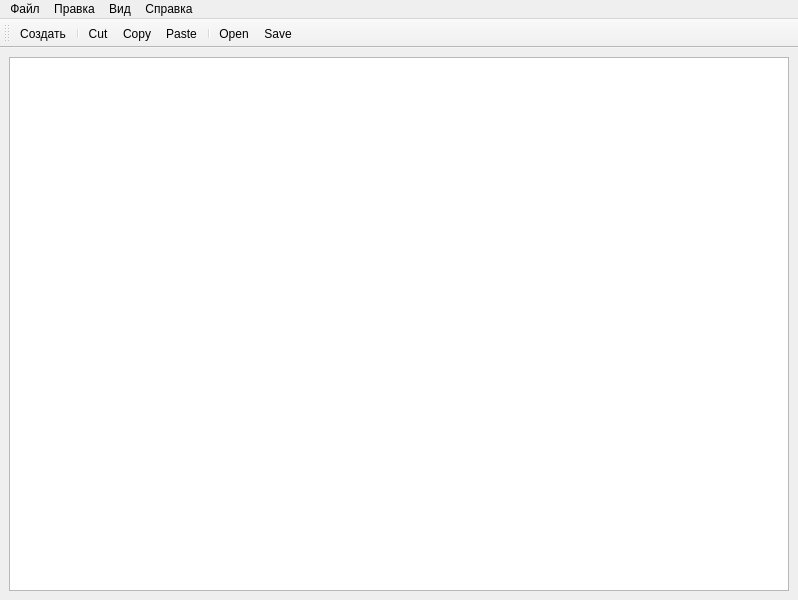
<?xml version="1.0" encoding="UTF-8"?>
<ui version="4.0">
 <class>TextEditor</class>
 <widget class="QMainWindow" name="TextEditor">
  <property name="geometry">
   <rect>
    <x>0</x>
    <y>0</y>
    <width>798</width>
    <height>600</height>
   </rect>
  </property>
  <property name="windowTitle">
   <string>TextEditor</string>
  </property>
  <widget class="QWidget" name="centralwidget">
   <layout class="QHBoxLayout" name="horizontalLayout">
    <item>
     <widget class="QTextEdit" name="textEdit"/>
    </item>
   </layout>
  </widget>
  <widget class="QMenuBar" name="menubar">
   <property name="geometry">
    <rect>
     <x>0</x>
     <y>0</y>
     <width>798</width>
     <height>26</height>
    </rect>
   </property>
   <widget class="QMenu" name="menu">
    <property name="title">
     <string>Файл</string>
    </property>
    <addaction name="actionNew"/>
    <addaction name="separator"/>
    <addaction name="actionClose"/>
    <addaction name="separator"/>
    <addaction name="actionExit"/>
    <addaction name="separator"/>
    <addaction name="actionOpen"/>
    <addaction name="actionSave"/>
    <addaction name="actionSaveAs"/>
   </widget>
   <widget class="QMenu" name="menu_2">
    <property name="title">
     <string>Вид</string>
    </property>
    <addaction name="actionSelectFont"/>
   </widget>
   <widget class="QMenu" name="menu_3">
    <property name="title">
     <string>Справка</string>
    </property>
    <addaction name="actionAbout"/>
    <addaction name="actionAboutQt"/>
   </widget>
   <widget class="QMenu" name="menu_4">
    <property name="title">
     <string>Правка</string>
    </property>
    <addaction name="actionCut"/>
    <addaction name="actionCopy"/>
    <addaction name="actionPaste"/>
    <addaction name="actionUndo"/>
    <addaction name="actionRedo"/>
   </widget>
   <addaction name="menu"/>
   <addaction name="menu_4"/>
   <addaction name="menu_2"/>
   <addaction name="menu_3"/>
  </widget>
  <widget class="QToolBar" name="toolBar">
   <property name="windowTitle">
    <string>toolBar</string>
   </property>
   <attribute name="toolBarArea">
    <enum>TopToolBarArea</enum>
   </attribute>
   <attribute name="toolBarBreak">
    <bool>false</bool>
   </attribute>
   <addaction name="actionNew"/>
   <addaction name="separator"/>
   <addaction name="actionCut"/>
   <addaction name="actionCopy"/>
   <addaction name="actionPaste"/>
   <addaction name="separator"/>
   <addaction name="actionOpen"/>
   <addaction name="actionSave"/>
  </widget>
  <action name="actionNew">
   <property name="icon">
    <iconset resource="texteditor.qrc">
     <normaloff>:/icons/images/new.png</normaloff>:/icons/images/new.png</iconset>
   </property>
   <property name="text">
    <string>Создать</string>
   </property>
   <property name="toolTip">
    <string>Создать новый документ</string>
   </property>
   <property name="shortcut">
    <string>Ctrl+N</string>
   </property>
  </action>
  <action name="actionClose">
   <property name="text">
    <string>Закрыть</string>
   </property>
   <property name="toolTip">
    <string>Закрыть текущее окно</string>
   </property>
   <property name="shortcut">
    <string>Ctrl+W</string>
   </property>
  </action>
  <action name="actionExit">
   <property name="text">
    <string>Выход</string>
   </property>
   <property name="toolTip">
    <string>Закрыть приложение</string>
   </property>
  </action>
  <action name="actionSelectFont">
   <property name="text">
    <string>Select Font</string>
   </property>
   <property name="toolTip">
    <string>Select the display font</string>
   </property>
  </action>
  <action name="actionAbout">
   <property name="text">
    <string>About</string>
   </property>
  </action>
  <action name="actionAboutQt">
   <property name="text">
    <string>About Qt</string>
   </property>
  </action>
  <action name="actionCut">
   <property name="icon">
    <iconset resource="texteditor.qrc">
     <normaloff>:/icons/images/cut.png</normaloff>:/icons/images/cut.png</iconset>
   </property>
   <property name="text">
    <string>Cut</string>
   </property>
   <property name="toolTip">
    <string>Cut</string>
   </property>
   <property name="shortcut">
    <string>Ctrl+X</string>
   </property>
  </action>
  <action name="actionCopy">
   <property name="icon">
    <iconset resource="texteditor.qrc">
     <normaloff>:/icons/images/copy.png</normaloff>:/icons/images/copy.png</iconset>
   </property>
   <property name="text">
    <string>Copy</string>
   </property>
   <property name="toolTip">
    <string>Copy</string>
   </property>
   <property name="shortcut">
    <string>Ctrl+C</string>
   </property>
  </action>
  <action name="actionPaste">
   <property name="icon">
    <iconset resource="texteditor.qrc">
     <normaloff>:/icons/images/paste.png</normaloff>:/icons/images/paste.png</iconset>
   </property>
   <property name="text">
    <string>Paste</string>
   </property>
   <property name="toolTip">
    <string>Paste</string>
   </property>
   <property name="shortcut">
    <string>Ctrl+V</string>
   </property>
  </action>
  <action name="actionUndo">
   <property name="text">
    <string>Undo</string>
   </property>
   <property name="toolTip">
    <string>Undo</string>
   </property>
   <property name="shortcut">
    <string>Ctrl+Z</string>
   </property>
  </action>
  <action name="actionRedo">
   <property name="text">
    <string>Redo</string>
   </property>
   <property name="toolTip">
    <string>Redo</string>
   </property>
   <property name="shortcut">
    <string>Ctrl+Y</string>
   </property>
  </action>
  <action name="actionOpen">
   <property name="icon">
    <iconset resource="texteditor.qrc">
     <normaloff>:/icons/images/open.png</normaloff>:/icons/images/open.png</iconset>
   </property>
   <property name="text">
    <string>Open</string>
   </property>
   <property name="toolTip">
    <string>Open a document</string>
   </property>
   <property name="shortcut">
    <string>Ctrl+O</string>
   </property>
  </action>
  <action name="actionSave">
   <property name="icon">
    <iconset resource="texteditor.qrc">
     <normaloff>:/icons/images/save.png</normaloff>:/icons/images/save.png</iconset>
   </property>
   <property name="text">
    <string>Save</string>
   </property>
   <property name="toolTip">
    <string>Save document</string>
   </property>
   <property name="shortcut">
    <string>Ctrl+S</string>
   </property>
  </action>
  <action name="actionSaveAs">
   <property name="icon">
    <iconset resource="texteditor.qrc">
     <normaloff>:/icons/images/save.png</normaloff>:/icons/images/save.png</iconset>
   </property>
   <property name="text">
    <string>Save As</string>
   </property>
   <property name="toolTip">
    <string>Save document as</string>
   </property>
   <property name="shortcut">
    <string>Ctrl+Shift+S</string>
   </property>
  </action>
 </widget>
 <resources>
  <include location="texteditor.qrc"/>
 </resources>
 <connections/>
</ui>
